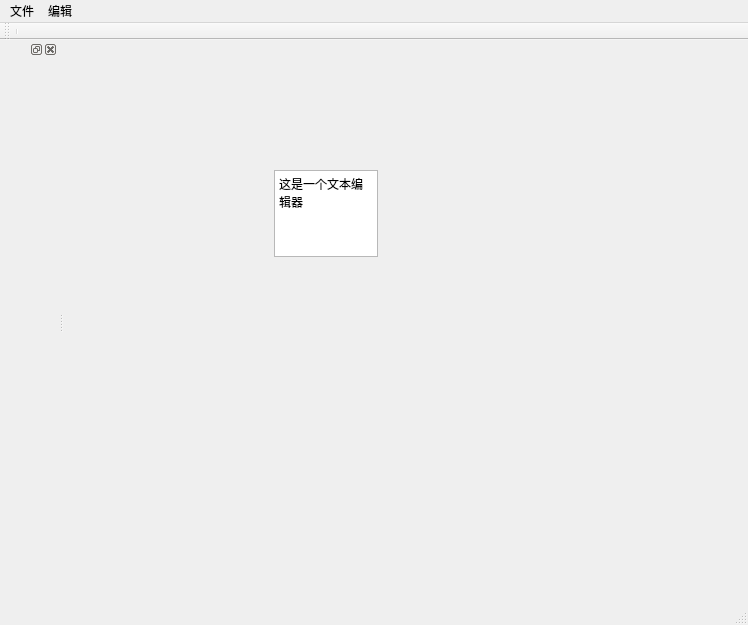
<?xml version="1.0" encoding="UTF-8"?>
<ui version="4.0">
 <class>MainWindow</class>
 <widget class="QMainWindow" name="MainWindow">
  <property name="geometry">
   <rect>
    <x>0</x>
    <y>0</y>
    <width>748</width>
    <height>625</height>
   </rect>
  </property>
  <property name="windowTitle">
   <string>MainWindow</string>
  </property>
  <widget class="QWidget" name="centralwidget">
   <widget class="QTextEdit" name="textEdit">
    <property name="geometry">
     <rect>
      <x>210</x>
      <y>130</y>
      <width>104</width>
      <height>87</height>
     </rect>
    </property>
    <property name="html">
     <string>&lt;!DOCTYPE HTML PUBLIC &quot;-//W3C//DTD HTML 4.0//EN&quot; &quot;http://www.w3.org/TR/REC-html40/strict.dtd&quot;&gt;
&lt;html&gt;&lt;head&gt;&lt;meta name=&quot;qrichtext&quot; content=&quot;1&quot; /&gt;&lt;style type=&quot;text/css&quot;&gt;
p, li { white-space: pre-wrap; }
&lt;/style&gt;&lt;/head&gt;&lt;body style=&quot; font-family:'SimSun'; font-size:9pt; font-weight:400; font-style:normal;&quot;&gt;
&lt;p style=&quot; margin-top:0px; margin-bottom:0px; margin-left:0px; margin-right:0px; -qt-block-indent:0; text-indent:0px;&quot;&gt;这是一个文本编辑器&lt;/p&gt;&lt;/body&gt;&lt;/html&gt;</string>
    </property>
   </widget>
  </widget>
  <widget class="QMenuBar" name="menubar">
   <property name="geometry">
    <rect>
     <x>0</x>
     <y>0</y>
     <width>748</width>
     <height>26</height>
    </rect>
   </property>
   <widget class="QMenu" name="menu">
    <property name="title">
     <string>文件</string>
    </property>
    <addaction name="action"/>
    <addaction name="action_2"/>
    <addaction name="separator"/>
   </widget>
   <widget class="QMenu" name="menu_2">
    <property name="title">
     <string>编辑</string>
    </property>
   </widget>
   <addaction name="menu"/>
   <addaction name="menu_2"/>
  </widget>
  <widget class="QStatusBar" name="statusbar"/>
  <widget class="QToolBar" name="toolBar">
   <property name="windowTitle">
    <string>toolBar</string>
   </property>
   <property name="打开" stdset="0">
    <string/>
   </property>
   <attribute name="toolBarArea">
    <enum>TopToolBarArea</enum>
   </attribute>
   <attribute name="toolBarBreak">
    <bool>false</bool>
   </attribute>
   <addaction name="separator"/>
  </widget>
  <widget class="QDockWidget" name="dockWidget">
   <attribute name="dockWidgetArea">
    <number>1</number>
   </attribute>
   <widget class="QWidget" name="dockWidgetContents"/>
  </widget>
  <action name="action">
   <property name="text">
    <string>打开</string>
   </property>
  </action>
  <action name="action_2">
   <property name="text">
    <string>关闭</string>
   </property>
  </action>
 </widget>
 <resources/>
 <connections/>
</ui>
